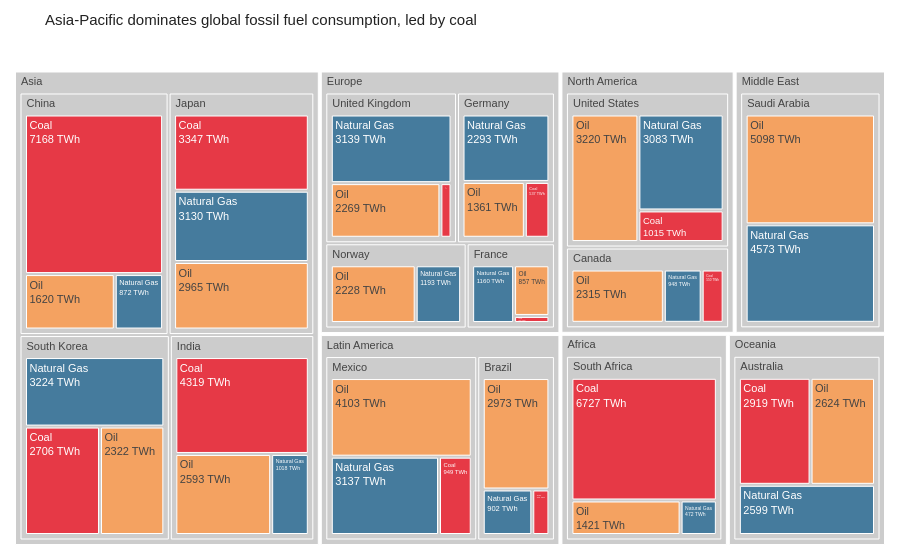

Write notebook code for a chart like this one.
### Markdown cell above
## Task 1 — Treemap: fossil fuel dependency by country

**What to build:** A treemap showing **fossil fuel TWh only**, broken down by Region → Country → Source (Coal / Oil / Natural Gas).

**Requirements:**
- Filter to fossil sources only before plotting
- Use `path=['Region', 'Country', 'Source']` for the hierarchy
- Colour encodes the fossil source type (Coal / Oil / Natural Gas) with a CVD-safe palette
- Show TWh values in labels — no percentages
- Grey out parent nodes (Region and Country level)
- Insight title naming which region or country is most fossil-dependent

> 💡 `df.loc[df['Source_Type'] == 'Fossil']`

### Code cell
# Task 1 — Treemap: fossil fuel dependency by country

# Filter to fossil sources only
fossil = df[df['Source_Type'] == 'Fossil'].copy()

# CVD-safe palette for Coal / Oil / Natural Gas
fossil_colors = {
    'Coal':        '#E63946',
    'Oil':         '#F4A261',
    'Natural Gas': '#457B9D'
}

fig = px.treemap(
    fossil,
    path=['Region', 'Country', 'Source'],
    values='TWh',
    color='Source',
    color_discrete_map={
        **fossil_colors,
        '(?)': '#CCCCCC'   # grey for parent nodes
    },
    title='Asia-Pacific dominates global fossil fuel consumption, led by coal'
)

fig.update_traces(
    texttemplate='%{label}<br>%{value:.0f} TWh',
    textfont=dict(family='Arial', size=11),
    marker=dict(line=dict(width=1, color='white'))
)

fig.update_layout(
    paper_bgcolor='white',
    font=dict(family='Arial'),
    title=dict(font=dict(family='Arial', size=15, color='#222222')),
    margin=dict(t=50, l=10, r=10, b=10)
)

fig.show()

### Figure 1 — Plotly figure (JSON) as saved in the notebook; plotly's stock layout.template omitted (floating-point values rounded to 4 significant figures)
{"data": [{"branchvalues": "total", "customdata": [["(?)"], ["(?)"], ["(?)"], ["(?)"], ["(?)"], ["(?)"], ["(?)"], ["(?)"], ["(?)"], ["(?)"], ["(?)"], ["(?)"], ["(?)"], ["(?)"], ["(?)"], ["(?)"], ["(?)"], ["(?)"], ["(?)"], ["(?)"], ["(?)"], ["(?)"], ["Coal"], ["Coal"], ["Coal"], ["Coal"], ["Coal"], ["Coal"], ["Coal"], ["Coal"], ["Coal"], ["Coal"], ["Coal"], ["Coal"], ["Coal"], ["Natural Gas"], ["Natural Gas"], ["Natural Gas"], ["Natural Gas"], ["Natural Gas"], ["Natural Gas"], ["Natural Gas"], ["Natural Gas"], ["Natural Gas"], ["Natural Gas"], ["Natural Gas"], ["Natural Gas"], ["Natural Gas"], ["Natural Gas"], ["Natural Gas"], ["Oil"], ["Oil"], ["Oil"], ["Oil"], ["Oil"], ["Oil"], ["Oil"], ["Oil"], ["Oil"], ["Oil"], ["Oil"], ["Oil"], ["Oil"], ["Oil"], ["Oil"]], "domain": {"x": [0, 1], "y": [0, 1]}, "hovertemplate": "labels=%{label}<br>TWh=%{value}<br>parent=%{parent}<br>id=%{id}<br>Source=%{customdata[0]}<extra></extra>", "ids": ["Africa", "North America/United States", "Asia/China", "Europe/Germany", "Europe/France", "Europe/United Kingdom", "Asia/India", "Latin America/Brazil", "Oceania/Australia", "Middle East", "Asia/South Korea", "Asia/Japan", "Middle East/Saudi Arabia", "Africa/South Africa", "North America/Canada", "Latin America/Mexico", "North America", "Asia", "Europe", "Latin America", "Oceania", "Europe/Norway", "Latin America/Mexico/Coal", "North America/Canada/Coal", "Africa/South Africa/Coal", "Asia/South Korea/Coal", "North America/United States/Coal", "Latin America/Brazil/Coal", "Europe/France/Coal", "Asia/India/Coal", "Asia/Japan/Coal", "Asia/China/Coal", "Europe/Germany/Coal", "Europe/United Kingdom/Coal", "Oceania/Australia/Coal", "Europe/United Kingdom/Natural Gas", "Europe/Germany/Natural Gas", "Asia/India/Natural Gas", "Asia/Japan/Natural Gas", "Latin America/Brazil/Natural Gas", "Latin America/Mexico/Natural Gas", "North America/Canada/Natural Gas", "Africa/South Africa/Natural Gas", "Oceania/Australia/Natural Gas", "Middle East/Saudi Arabia/Natural Gas", "Europe/Norway/Natural Gas", "North America/United States/Natural Gas", "Asia/South Korea/Natural Gas", "Asia/China/Natural Gas", "Europe/France/Natural Gas", "Asia/China/Oil", "Europe/Germany/Oil", "North America/United States/Oil", "Asia/Japan/Oil", "Europe/United Kingdom/Oil", "Asia/India/Oil", "Latin America/Brazil/Oil", "Latin America/Mexico/Oil", "North America/Canada/Oil", "Oceania/Australia/Oil", "Africa/South Africa/Oil", "Europe/Norway/Oil", "Asia/South Korea/Oil", "Europe/France/Oil", "Middle East/Saudi Arabia/Oil"], "labels": ["Africa", "United States", "China", "Germany", "France", "United Kingdom", "India", "Brazil", "Australia", "Middle East", "South Korea", "Japan", "Saudi Arabia", "South Africa", "Canada", "Mexico", "North America", "Asia", "Europe", "Latin America", "Oceania", "Norway", "Coal", "Coal", "Coal", "Coal", "Coal", "Coal", "Coal", "Coal", "Coal", "Coal", "Coal", "Coal", "Coal", "Natural Gas", "Natural Gas", "Natural Gas", "Natural Gas", "Natural Gas", "Natural Gas", "Natural Gas", "Natural Gas", "Natural Gas", "Natural Gas", "Natural Gas", "Natural Gas", "Natural Gas", "Natural Gas", "Natural Gas", "Oil", "Oil", "Oil", "Oil", "Oil", "Oil", "Oil", "Oil", "Oil", "Oil", "Oil", "Oil", "Oil", "Oil", "Oil"], "marker": {"colors": ["#CCCCCC", "#CCCCCC", "#CCCCCC", "#CCCCCC", "#CCCCCC", "#CCCCCC", "#CCCCCC", "#CCCCCC", "#CCCCCC", "#CCCCCC", "#CCCCCC", "#CCCCCC", "#CCCCCC", "#CCCCCC", "#CCCCCC", "#CCCCCC", "#CCCCCC", "#CCCCCC", "#CCCCCC", "#CCCCCC", "#CCCCCC", "#CCCCCC", "#E63946", "#E63946", "#E63946", "#E63946", "#E63946", "#E63946", "#E63946", "#E63946", "#E63946", "#E63946", "#E63946", "#E63946", "#E63946", "#457B9D", "#457B9D", "#457B9D", "#457B9D", "#457B9D", "#457B9D", "#457B9D", "#457B9D", "#457B9D", "#457B9D", "#457B9D", "#457B9D", "#457B9D", "#457B9D", "#457B9D", "#F4A261", "#F4A261", "#F4A261", "#F4A261", "#F4A261", "#F4A261", "#F4A261", "#F4A261", "#F4A261", "#F4A261", "#F4A261", "#F4A261", "#F4A261", "#F4A261", "#F4A261"], "line": {"color": "white", "width": 1}}, "name": "", "parents": ["", "North America", "Asia", "Europe", "Europe", "Europe", "Asia", "Latin America", "Oceania", "", "Asia", "Asia", "Middle East", "Africa", "North America", "Latin America", "", "", "", "", "", "Europe", "Latin America/Mexico", "North America/Canada", "Africa/South Africa", "Asia/South Korea", "North America/United States", "Latin America/Brazil", "Europe/France", "Asia/India", "Asia/Japan", "Asia/China", "Europe/Germany", "Europe/United Kingdom", "Oceania/Australia", "Europe/United Kingdom", "Europe/Germany", "Asia/India", "Asia/Japan", "Latin America/Brazil", "Latin America/Mexico", "North America/Canada", "Africa/South Africa", "Oceania/Australia", "Middle East/Saudi Arabia", "Europe/Norway", "North America/United States", "Asia/South Korea", "Asia/China", "Europe/France", "Asia/China", "Europe/Germany", "North America/United States", "Asia/Japan", "Europe/United Kingdom", "Asia/India", "Latin America/Brazil", "Latin America/Mexico", "North America/Canada", "Oceania/Australia", "Africa/South Africa", "Europe/Norway", "Asia/South Korea", "Europe/France", "Middle East/Saudi Arabia"], "textfont": {"family": "Arial", "size": 11}, "texttemplate": "%{label}<br>%{value:.0f} TWh", "type": "treemap", "values": [8620.0, 7318.0, 9660.0, 4191.0, 2137.0, 5638.0, 7930.0, 4187.0, 8142.0, 9671.0, 8252.0, 9442.0, 9671.0, 8620.0, 3813.0, 8189.0, 11130.0, 35280.0, 15390.0, 12380.0, 8142.0, 3421.0, 949.0, 550.0, 6727.0, 2706.0, 1015.0, 312.0, 120.0, 4319.0, 3347.0, 7168.0, 537.0, 230.0, 2919.0, 3139.0, 2293.0, 1018.0, 3130.0, 902.0, 3137.0, 948.0, 472.0, 2599.0, 4573.0, 1193.0, 3083.0, 3224.0, 872.0, 1160.0, 1620.0, 1361.0, 3220.0, 2965.0, 2269.0, 2593.0, 2973.0, 4103.0, 2315.0, 2624.0, 1421.0, 2228.0, 2322.0, 857.0, 5098.0]}], "layout": {"font": {"family": "Arial"}, "legend": {"tracegroupgap": 0}, "margin": {"b": 10, "l": 10, "r": 10, "t": 50}, "paper_bgcolor": "white", "title": {"font": {"color": "#222222", "family": "Arial", "size": 15}, "text": "Asia-Pacific dominates global fossil fuel consumption, led by coal"}}}
